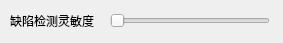
<?xml version="1.0" encoding="UTF-8"?>
<ui version="4.0">
 <class>Parameter</class>
 <widget class="QDialog" name="Parameter">
  <property name="geometry">
   <rect>
    <x>0</x>
    <y>0</y>
    <width>283</width>
    <height>43</height>
   </rect>
  </property>
  <property name="windowTitle">
   <string>参数设置</string>
  </property>
  <property name="windowIcon">
   <iconset resource="detection.qrc">
    <normaloff>:/Detection/Resources/6.png</normaloff>:/Detection/Resources/6.png</iconset>
  </property>
  <widget class="QSlider" name="horizontalSlider">
   <property name="geometry">
    <rect>
     <x>110</x>
     <y>10</y>
     <width>160</width>
     <height>21</height>
    </rect>
   </property>
   <property name="orientation">
    <enum>Qt::Horizontal</enum>
   </property>
  </widget>
  <widget class="QLabel" name="label">
   <property name="geometry">
    <rect>
     <x>10</x>
     <y>10</y>
     <width>91</width>
     <height>21</height>
    </rect>
   </property>
   <property name="text">
    <string>缺陷检测灵敏度</string>
   </property>
  </widget>
 </widget>
 <resources>
  <include location="detection.qrc"/>
 </resources>
 <connections/>
</ui>
